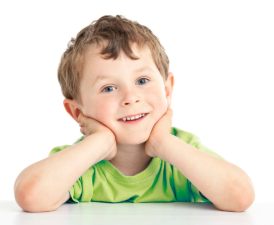
%> input picture 25-02-20/Capture.PNG, 274 x 225 px
$ octave Q04.m   (GNU Octave 9; MATLAB toolbox functions it lacks are replaced by stand-ins)
%> lines starting %> are read from the running program, lines starting %| are printed output that depends on the picture
clc
clear all
close all
img=imread('Capture.PNG');
%> img is the input picture: size 225x274x3 uint8; mean R, G, B 229.1, 220.7, 205.7
subplot(131)
imshow(img)
title('original image')
gray=rgb2gray(img);
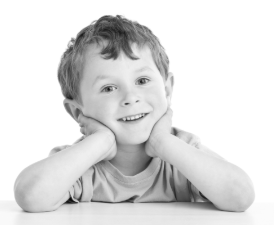
%> gray: size 225x274 uint8; min 10, max 255, mean 221.5
[rows col]=size(gray);
%> rows = 225; col = 274
upperHalf=gray(1:floor(rows/2),:);
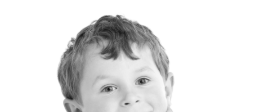
%> upperHalf: size 112x274 uint8; min 24, max 255, mean 228.6
bottomHalf = gray(floor(rows/2)+1:end,:);
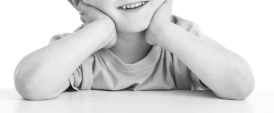
%> bottomHalf: size 113x274 uint8; min 10, max 255, mean 214.6
invert=imcomplement(bottomHalf);
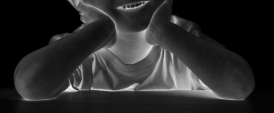
%> invert: size 113x274 uint8; min 0, max 245, mean 40.4
new_gray=[upperHalf;invert];
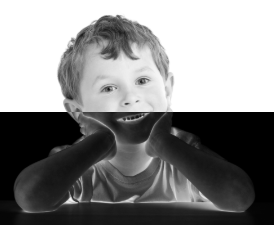
%> new_gray: size 225x274 uint8; min 0, max 255, mean 134.1
subplot(132)
imshow(new_gray)
title('gray and half bottom inverted')

% part b
imgRGB=img;
[r, c, ~] = size(imgRGB);
%> r = 225; c = 274
r = round(r/2);
%> r = 113

imgRGB([r:end],[1:c],1) = rgb2gray(imgRGB([r:end],[1:c],:));
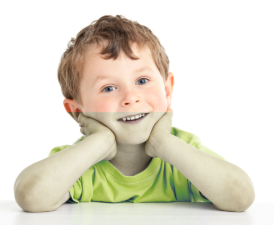
%> imgRGB: size 225x274x3 uint8; mean R, G, B 225.6, 220.7, 205.7
for i = 2:3
  imgRGB([r:end],[1:c],i) = imgRGB([r:end],[1:c],1);
end
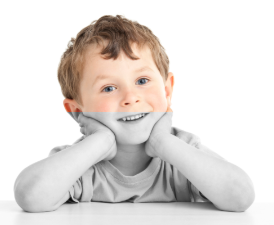
%> imgRGB: size 225x274x3 uint8; mean R, G, B 225.6, 220.3, 217.1
subplot(133)
imshow(imgRGB)
title('half gray and half color ')

$ run again, with 25-02-20/WhatsApp Image 2020-02-24 at 10.43.13 PM (1).jpeg saved as 25-02-20/Capture.PNG
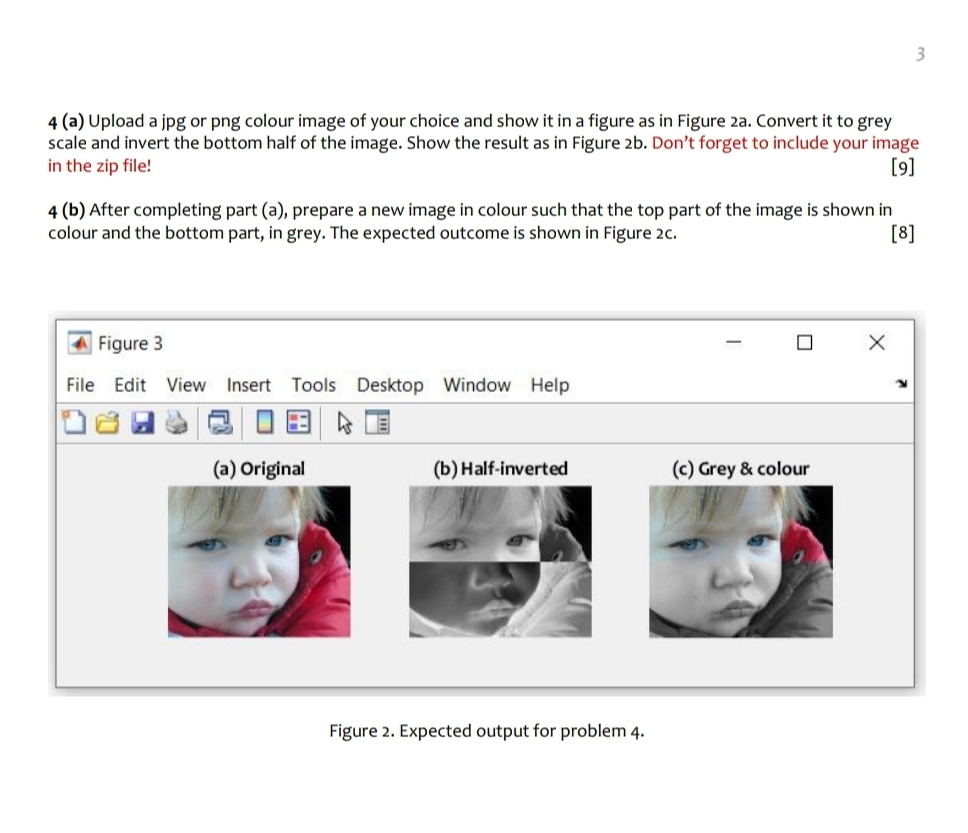
%> input picture 25-02-20/WhatsApp Image 2020-02-24 at 10.43.13 PM (1).jpeg, 968 x 833 px
%> img is the input picture: size 833x968x3 uint8; mean R, G, B 232.6, 231.4, 231.5
%> `invert=imcomplement(bottomHalf);`:
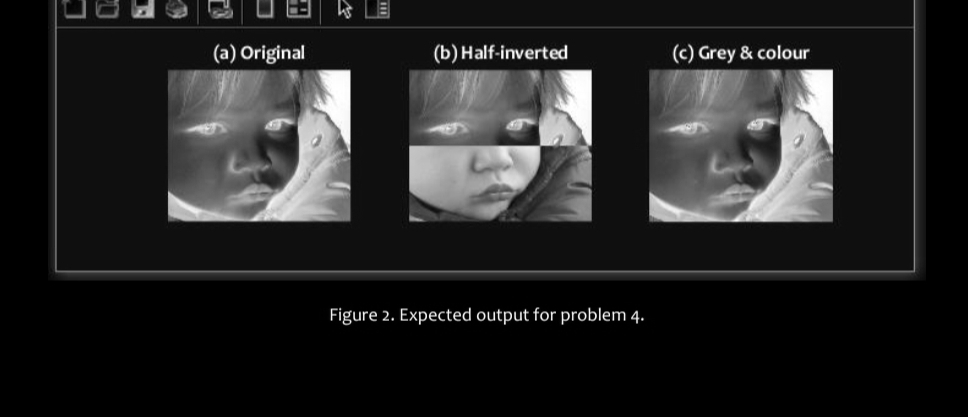
%> invert: size 417x968 uint8; min 0, max 255, mean 36.3
%> after the loop `for i = 2:3`:
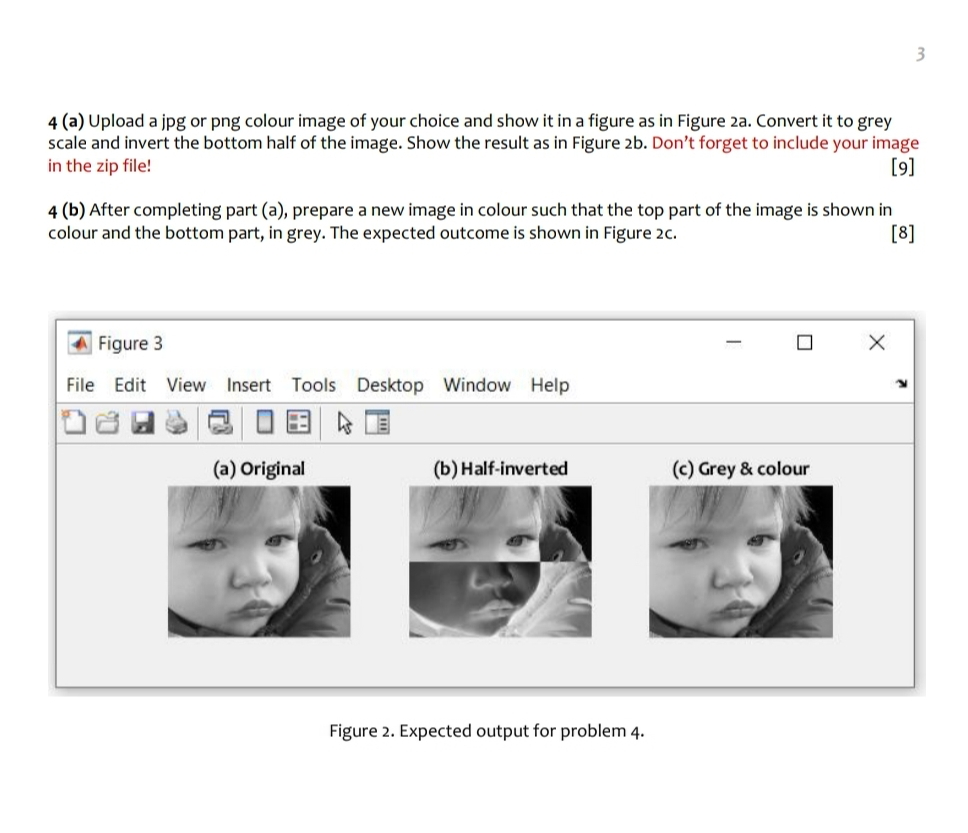
%> imgRGB: size 833x968x3 uint8; mean R, G, B 231.9, 231.8, 231.6

$ run again, with 25-02-20/WhatsApp Image 2020-02-24 at 10.43.13 PM.jpeg saved as 25-02-20/Capture.PNG
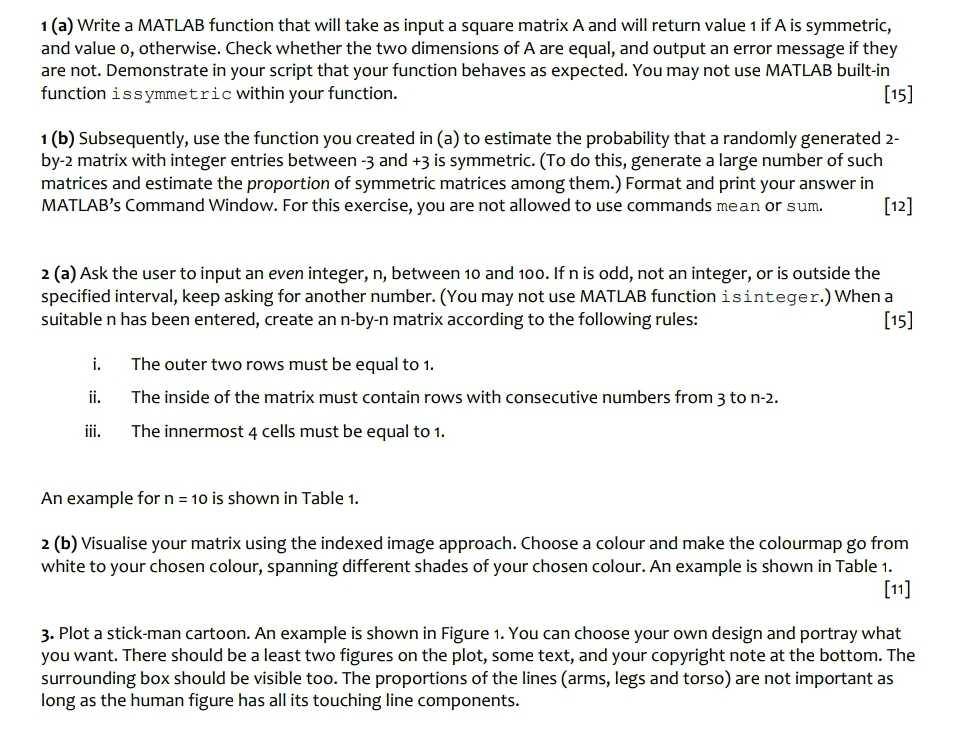
%> input picture 25-02-20/WhatsApp Image 2020-02-24 at 10.43.13 PM.jpeg, 953 x 755 px
%> img is the input picture: size 755x953x3 uint8; mean R, G, B 237.2, 237.8, 236.7
%> `invert=imcomplement(bottomHalf);`:
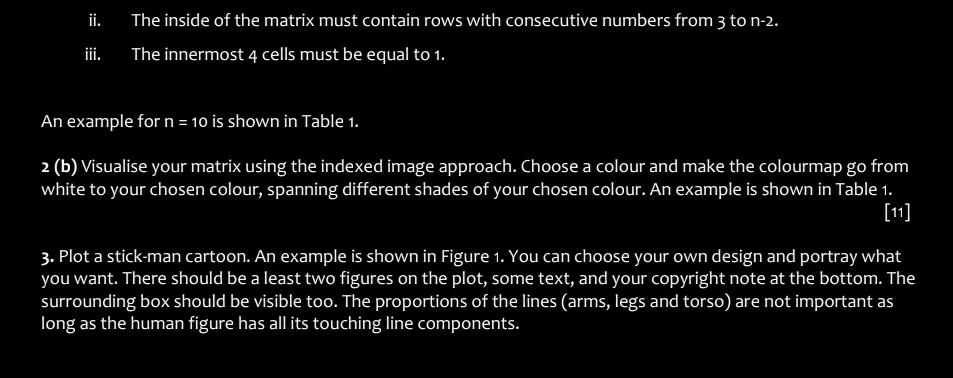
%> invert: size 378x953 uint8; min 0, max 255, mean 14.2
%> `new_gray=[upperHalf;invert];`:
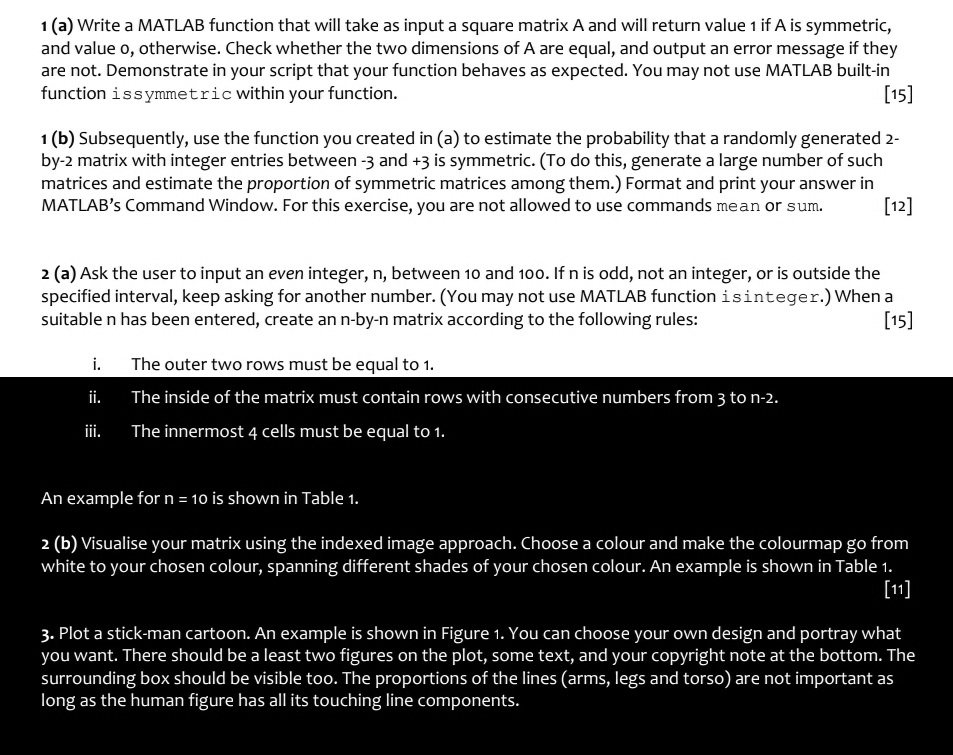
%> new_gray: size 755x953 uint8; min 0, max 255, mean 124.1
